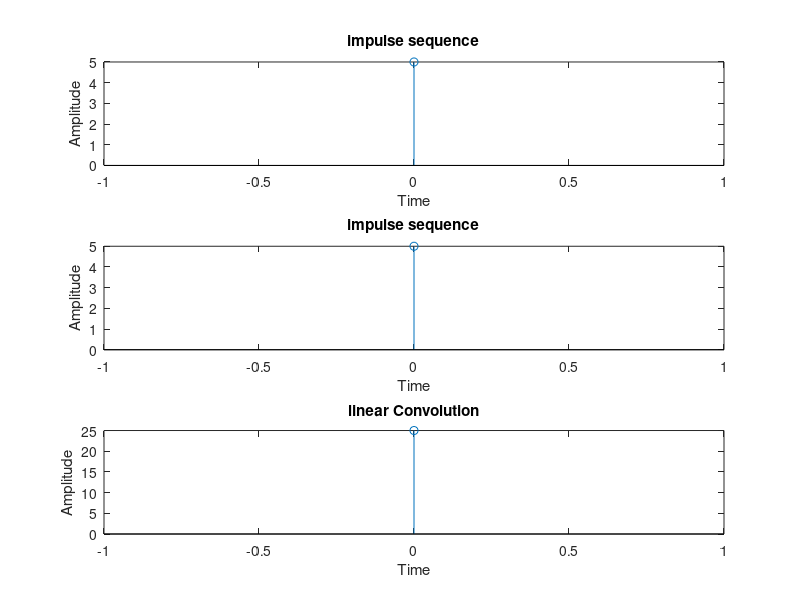

This figure's MATLAB source:
clc;
clear all;
x1=input('enter the first sequence :');
x2=input('enter the second sequence :');
N1=length(x1);
N2=length(x2);
N=N1+N2-1;
x1=[x1 zeros(1,N-N1)];
x2=[x2 zeros(1,N-N2)];
for m=1:N
    y(m)=0;
    for n=1:N
        i=m-n+1;
        if(i<=0)
            i=N+i;
        end
     y(m)=y(m)+x1(n)*x2(i);
    end
end
subplot(3,1,1);stem(0:N1-1,x1(1:N1));xlabel('Time');ylabel('Amplitude');title('impulse sequence');
subplot(3,1,2);stem(0:N2-1,x2(1:N2));xlabel('Time');ylabel('Amplitude');title('impulse sequence');
subplot(3,1,3);stem(0:N-1,y);xlabel('Time');ylabel('Amplitude');title('linear Convolution');
